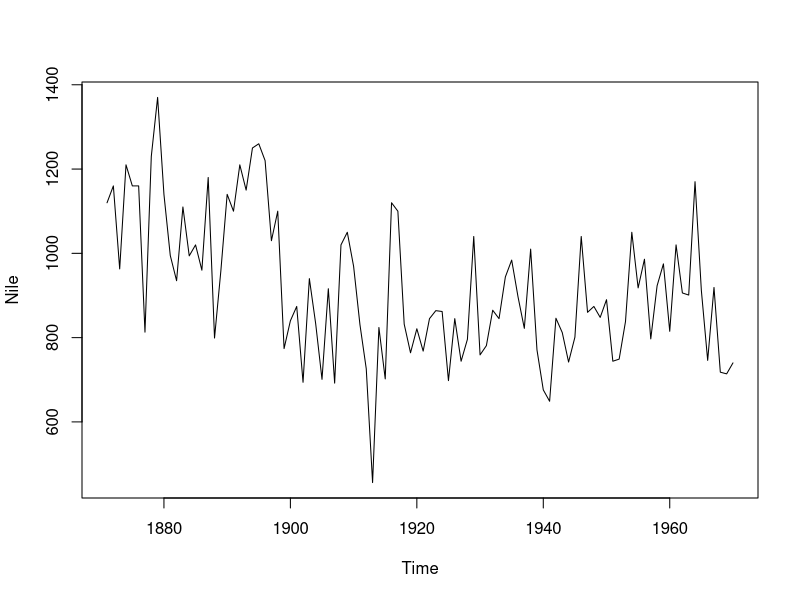
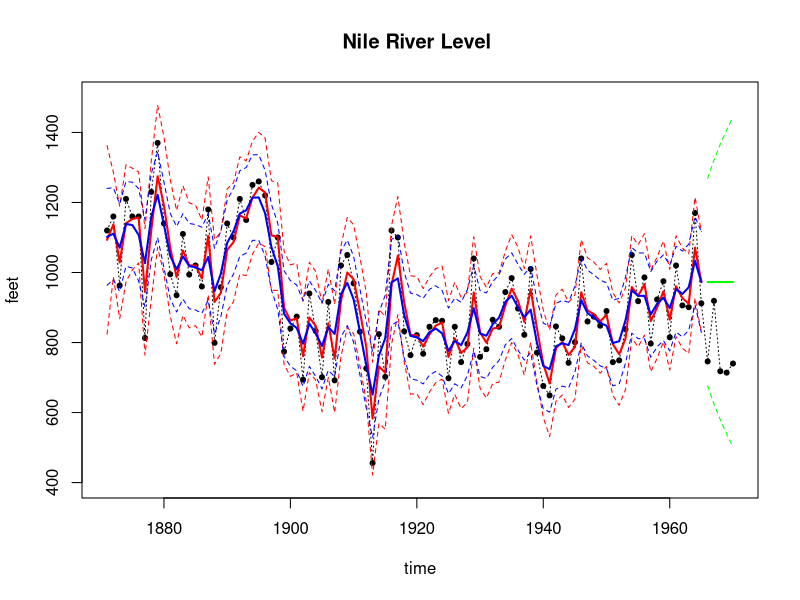

R code for these plots, in order:
## create list for matrices
set_up_dlm_matrices_unknown_v <- function(Ft, Gt, Wt_star){
  if(!is.array(Gt)){
    Stop("Gt and Ft should be array")
  }
  if(missing(Wt_star)){
    return(list(Ft=Ft, Gt=Gt))
  }else{
    return(list(Ft=Ft, Gt=Gt, Wt_star=Wt_star))
  }
}


## create list for initial states
set_up_initial_states_unknown_v <- function(m0, C0_star, n0, S0){
  return(list(m0=m0, C0_star=C0_star, n0=n0, S0=S0))
}

forward_filter_unknown_v <- function(data, matrices, 
                              initial_states, delta){
  ## retrieve dataset
  yt <- data$yt
  T<- length(yt)
  
  ## retrieve matrices
  Ft <- matrices$Ft
  Gt <- matrices$Gt
  if(missing(delta)){
    Wt_star <- matrices$Wt_star
  }
  
  ## retrieve initial state
  m0 <- initial_states$m0
  C0_star <- initial_states$C0_star
  n0 <- initial_states$n0
  S0 <- initial_states$S0
  C0 <- S0*C0_star
  
  ## create placeholder for results
  d <- dim(Gt)[1]
  at <- matrix(0, nrow=T, ncol=d)
  Rt <- array(0, dim=c(d, d, T))
  ft <- numeric(T)
  Qt <- numeric(T)
  mt <- matrix(0, nrow=T, ncol=d)
  Ct <- array(0, dim=c(d, d, T))
  et <- numeric(T)
  nt <- numeric(T)
  St <- numeric(T)
  dt <- numeric(T)
  
  # moments of priors at t
  for(i in 1:T){
    if(i == 1){
      at[i, ] <- Gt[, , i] %*% m0
      Pt <- Gt[, , i] %*% C0 %*% t(Gt[, , i])
      Pt <- 0.5*Pt + 0.5*t(Pt)
      if(missing(delta)){
        Wt <- Wt_star[, , i]*S0
        Rt[, , i] <- Pt + Wt
        Rt[,,i] <- 0.5*Rt[,,i]+0.5*t(Rt[,,i])
      }else{
        Rt[, , i] <- Pt/delta
        Rt[,,i] <- 0.5*Rt[,,i]+0.5*t(Rt[,,i])
      }
      
    }else{
      at[i, ] <- Gt[, , i] %*% t(mt[i-1, , drop=FALSE])
      Pt <- Gt[, , i] %*% Ct[, , i-1] %*% t(Gt[, , i])
      if(missing(delta)){
        Wt <- Wt_star[, , i] * St[i-1]
        Rt[, , i] <- Pt + Wt
        Rt[,,i]=0.5*Rt[,,i]+0.5*t(Rt[,,i])
      }else{
        Rt[, , i] <- Pt/delta
        Rt[,,i] <- 0.5*Rt[,,i]+0.5*t(Rt[,,i])
      }
    }
    
    # moments of one-step forecast:
    ft[i] <- t(Ft[, , i]) %*% t(at[i, , drop=FALSE]) 
    Qt[i] <- t(Ft[, , i]) %*% Rt[, , i] %*% Ft[, , i] + 
      ifelse(i==1, S0, St[i-1])
    et[i] <- yt[i] - ft[i]
    
    nt[i] <- ifelse(i==1, n0, nt[i-1]) + 1
    St[i] <- ifelse(i==1, S0, 
                    St[i-1])*(1 + 1/nt[i]*(et[i]^2/Qt[i]-1))
    
    # moments of posterior at t:
    At <- Rt[, , i] %*% Ft[, , i] / Qt[i]
    
    mt[i, ] <- at[i, ] + t(At) * et[i]
    Ct[, , i] <- St[i]/ifelse(i==1, S0, 
                  St[i-1])*(Rt[, , i] - Qt[i] * At %*% t(At))
    Ct[,,i] <- 0.5*Ct[,,i]+0.5*t(Ct[,,i])
  }
  cat("Forward filtering is completed!\n")
  return(list(mt = mt, Ct = Ct,  at = at, Rt = Rt, 
              ft = ft, Qt = Qt,  et = et, 
              nt = nt, St = St))
}

### smoothing function ###
backward_smoothing_unknown_v <- function(data, matrices, 
                                posterior_states,delta){
  ## retrieve data 
  yt <- data$yt
  T <- length(yt) 
  
  ## retrieve matrices
  Ft <- matrices$Ft
  Gt <- matrices$Gt
  
  ## retrieve matrices
  mt <- posterior_states$mt
  Ct <- posterior_states$Ct
  Rt <- posterior_states$Rt
  nt <- posterior_states$nt
  St <- posterior_states$St
  at <- posterior_states$at
  
  ## create placeholder for posterior moments 
  mnt <- matrix(NA, nrow = dim(mt)[1], ncol = dim(mt)[2])
  Cnt <- array(NA, dim = dim(Ct))
  fnt <- numeric(T)
  Qnt <- numeric(T)
  
  for(i in T:1){
    if(i == T){
      mnt[i, ] <- mt[i, ]
      Cnt[, , i] <- Ct[, , i]
    }else{
      if(missing(delta)){
        inv_Rtp1 <- chol2inv(chol(Rt[, , i+1]))
        Bt <- Ct[, , i] %*% t(Gt[, , i+1]) %*% inv_Rtp1
        mnt[i, ] <- mt[i, ] + Bt %*% (mnt[i+1, ] - at[i+1, ])
        Cnt[, , i] <- Ct[, , i] + Bt %*% (Cnt[, , i+1] - 
                                    Rt[, , i+1]) %*% t(Bt)
        Cnt[,,i] <- 0.5*Cnt[,,i]+0.5*t(Cnt[,,i])
      }else{
        inv_Gt <- solve(Gt[, , i+1])
        mnt[i, ] <- (1-delta)*mt[i, ] + 
                delta*inv_Gt %*% t(mnt[i+1, ,drop=FALSE])
        Cnt[, , i] <- (1-delta)*Ct[, , i] + 
                delta^2*inv_Gt %*% Cnt[, , i + 1]  %*% t(inv_Gt)
        Cnt[,,i] <- 0.5*Cnt[,,i]+0.5*t(Cnt[,,i])
      }
    }
    fnt[i] <- t(Ft[, , i]) %*% t(mnt[i, , drop=FALSE])
    Qnt[i] <- t(Ft[, , i]) %*% t(Cnt[, , i]) %*% Ft[, , i]
  }
  for(i in 1:T){
     Cnt[,,i]=St[T]*Cnt[,,i]/St[i] 
     Qnt[i]=St[T]*Qnt[i]/St[i]
  }
  cat("Backward smoothing is completed!\n")
  return(list(mnt = mnt, Cnt = Cnt, fnt=fnt, Qnt=Qnt))
}

## Forecast Distribution for k step
forecast_function_unknown_v <- function(posterior_states, k, 
                                        matrices, delta){
  
  ## retrieve matrices
  Ft <- matrices$Ft
  Gt <- matrices$Gt
  if(missing(delta)){
    Wt_star <- matrices$Wt_star
  }
  
  mt <- posterior_states$mt
  Ct <- posterior_states$Ct
  St <- posterior_states$St
  at <- posterior_states$at
  
  ## set up matrices
  T <- dim(mt)[1] # time points
  d <- dim(mt)[2] # dimension of state parameter vector
  
  ## placeholder for results
  at <- matrix(NA, nrow = k, ncol = d)
  Rt <- array(NA, dim=c(d, d, k))
  ft <- numeric(k)
  Qt <- numeric(k)
  
  for(i in 1:k){
    ## moments of state distribution
    if(i == 1){
      at[i, ] <- Gt[, , T+i] %*% t(mt[T, , drop=FALSE])
      
      if(missing(delta)){
       Rt[, , i] <- Gt[, , T+i] %*% Ct[, , T] %*% 
         t(Gt[, , T+i]) + St[T]*Wt_star[, , T+i]
      }else{
        Rt[, , i] <- Gt[, , T+i] %*% Ct[, , T] %*% 
          t(Gt[, , T+i])/delta
      }
      Rt[,,i] <- 0.5*Rt[,,i]+0.5*t(Rt[,,i])
      
    }else{
      at[i, ] <- Gt[, , T+i] %*% t(at[i-1, , drop=FALSE])
      if(missing(delta)){
        Rt[, , i] <- Gt[, , T+i] %*% Rt[, , i-1] %*% 
          t(Gt[, , T+i]) + St[T]*Wt_star[, , T + i]
      }else{
        Rt[, , i] <- Gt[, , T+i] %*% Rt[, , i-1] %*% 
          t(Gt[, , T+i])/delta
      }
      Rt[,,i] <- 0.5*Rt[,,i]+0.5*t(Rt[,,i])
    }
    
    
    ## moments of forecast distribution
    ft[i] <- t(Ft[, , T+i]) %*% t(at[i, , drop=FALSE])
    Qt[i] <- t(Ft[, , T+i]) %*% Rt[, , i] %*% Ft[, , T+i] + 
      St[T]
  }
  cat("Forecasting is completed!\n") # indicator of completion
  return(list(at=at, Rt=Rt, ft=ft, Qt=Qt))
}

## obtain 95% credible interval
get_credible_interval_unknown_v <- function(ft, Qt, nt, 
                                   quantile = c(0.025, 0.975)){
  bound <- matrix(0, nrow=length(ft), ncol=2)

  if ((length(nt)==1)){
   for (t in 1:length(ft)){
      t_quantile <- qt(quantile[1], df = nt)
      bound[t, 1] <- ft[t] + t_quantile*sqrt(as.numeric(Qt[t])) 
  
  # upper bound of 95% credible interval
      t_quantile <- qt(quantile[2], df = nt)
      bound[t, 2] <- ft[t] + 
        t_quantile*sqrt(as.numeric(Qt[t]))}
  }else{
  # lower bound of 95% credible interval
    for (t in 1:length(ft)){
      t_quantile <- qt(quantile[1], df = nt[t])
      bound[t, 1] <- ft[t] + 
        t_quantile*sqrt(as.numeric(Qt[t])) 
  
  # upper bound of 95% credible interval
      t_quantile <- qt(quantile[2], df = nt[t])
      bound[t, 2] <- ft[t] + 
        t_quantile*sqrt(as.numeric(Qt[t]))}
  }
  return(bound)

}



## Example: Nile River Level (in 10^8 m^3), 1871-1970 
## Model: First order polynomial DLM
plot(Nile) 
n=length(Nile) #n=100 observations 
k=5
T=n-k
data_T=Nile[1:T]
test_data=Nile[(T+1):n]
data=list(yt = data_T)


## set up matrices for first order polynomial model 
Ft=array(1, dim = c(1, 1, n))
Gt=array(1, dim = c(1, 1, n))
Wt_star=array(1, dim = c(1, 1, n))
m0=as.matrix(800)
C0_star=as.matrix(10)
n0=1
S0=10

## wrap up all matrices and initial values
matrices = set_up_dlm_matrices_unknown_v(Ft, Gt, Wt_star)
initial_states = set_up_initial_states_unknown_v(m0, 
                                      C0_star, n0, S0)

## filtering 
results_filtered = forward_filter_unknown_v(data, matrices, 
                                            initial_states)
ci_filtered=get_credible_interval_unknown_v(results_filtered$mt, 
                                    results_filtered$Ct, 
                                     results_filtered$nt)

## smoothing
results_smoothed=backward_smoothing_unknown_v(data, matrices, 
                                             results_filtered)
ci_smoothed=get_credible_interval_unknown_v(results_smoothed$mnt, 
                                         results_smoothed$Cnt, 
                                         results_filtered$nt[T])

## one-step ahead forecasting
results_forecast=forecast_function_unknown_v(results_filtered, 
                                                k,  matrices)
ci_forecast=get_credible_interval_unknown_v(results_forecast$ft, 
                                          results_forecast$Qt, 
                                     results_filtered$nt[T])


## plot results
index=seq(1871, 1970, length.out = length(Nile))
index_filt=index[1:T]
index_forecast=index[(T+1):(T+k)]

plot(index, Nile, main = "Nile River Level ",type='l',
     xlab="time",ylab="feet",lty=3,ylim=c(400,1500))
points(index,Nile,pch=20)

lines(index_filt,results_filtered$mt, type='l', col='red',lwd=2)
lines(index_filt,ci_filtered[, 1], type='l', col='red', lty=2)
lines(index_filt,ci_filtered[, 2], type='l', col='red', lty=2)
lines(index_filt,results_smoothed$mnt, type='l', col='blue',lwd=2)
lines(index_filt, ci_smoothed[, 1], type='l', col='blue', lty=2)
lines(index_filt, ci_smoothed[, 2], type='l', col='blue', lty=2)

lines(index_forecast, results_forecast$ft, type='l', 
      col='green',lwd=2)
lines(index_forecast, ci_forecast[, 1], type='l', 
      col='green', lty=2)
lines(index_forecast, ci_forecast[, 2], type='l', 
      col='green', lty=2)

